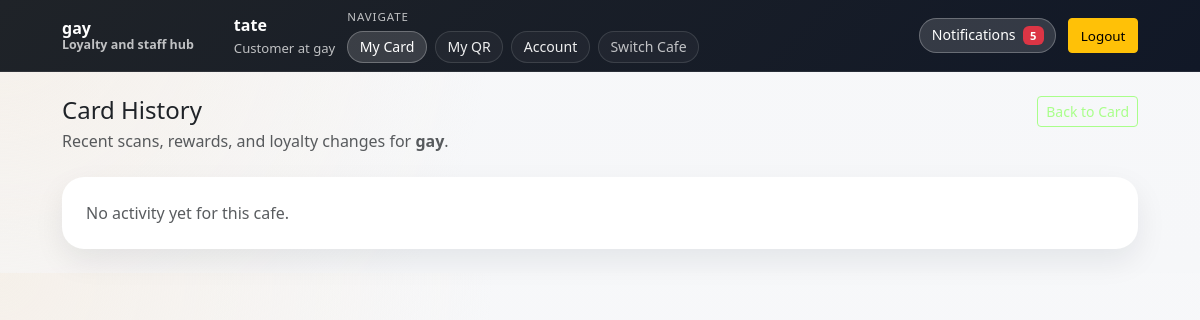
Page /card/history (signed in) on the earlier database version.
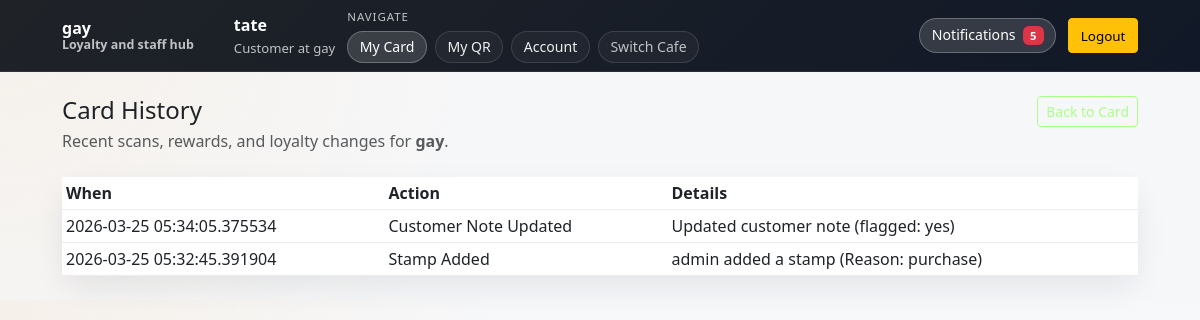
Same page on the later database version.
### models.py (models this page shows)
class Cafe(db.Model):
    __tablename__ = "cafes"
    id = db.Column(db.Integer, primary_key=True)
    name = db.Column(db.String(120), nullable=False)
    slug = db.Column(db.String(80), unique=True, nullable=False, index=True)
    is_active = db.Column(db.Boolean, nullable=False, default=True)
    created_at = db.Column(db.DateTime, nullable=False, default=datetime.utcnow)
    logo_url = db.Column(db.String(500), nullable=True)
    accent_color = db.Column(db.String(20), nullable=False, default="#6f4e37")
    secondary_color = db.Column(db.String(20), nullable=False, default="#f5ede3")
    theme_mode = db.Column(db.String(20), nullable=False, default="light")   # light | dark | coffee | modern
    card_style = db.Column(db.String(20), nullable=False, default="rounded") # rounded | minimal | bold
    settings = db.relationship(
        "CafeSettings",
        back_populates="cafe",
        uselist=False,
        cascade="all, delete-orphan",
    )
    members = db.relationship(
        "CafeMember",
        back_populates="cafe",
        cascade="all, delete-orphan",
    )
    loyalty_cards = db.relationship(
        "LoyaltyCard",
        back_populates="cafe",
        cascade="all, delete-orphan",
    )
    activity_logs = db.relationship(
        "ActivityLog",
        back_populates="cafe",
        cascade="all, delete-orphan",
    )
    invites = db.relationship(
        "StaffInvite",
        back_populates="cafe",
        cascade="all, delete-orphan",
    )
    reward_tiers = db.relationship(
        "RewardTier",
        back_populates="cafe",
        cascade="all, delete-orphan",
        order_by="RewardTier.points_required.asc()",
    )

class User(db.Model):
    __tablename__ = "users"
    id = db.Column(db.Integer, primary_key=True)
    username = db.Column(db.String(40), unique=True, nullable=False, index=True)
    email = db.Column(db.String(255), unique=True, nullable=False, index=True)
    password_hash = db.Column(db.String(255), nullable=False)
    is_active = db.Column(db.Boolean, nullable=False, default=True)
    is_global_admin = db.Column(db.Boolean, nullable=False, default=False)
    qr_token = db.Column(
        db.String(64),
        unique=True,
        nullable=False,
        default=lambda: secrets.token_urlsafe(32),
    )
    created_at = db.Column(db.DateTime, nullable=False, default=datetime.utcnow)
    memberships = db.relationship(
        "CafeMember",
        back_populates="user",
        cascade="all, delete-orphan",
    )
    loyalty_cards = db.relationship(
        "LoyaltyCard",
        back_populates="user",
        cascade="all, delete-orphan",
    )
    notifications = db.relationship(
        "Notification",
        back_populates="user",
        cascade="all, delete-orphan",
    )
    password_reset_tokens = db.relationship(
        "PasswordResetToken",
        back_populates="user",
        cascade="all, delete-orphan",
    )
    activity_as_actor = db.relationship(
        "ActivityLog",
        foreign_keys="ActivityLog.actor_user_id",
        back_populates="actor_user",
        cascade="all, delete-orphan",
    )
    activity_as_target = db.relationship(
        "ActivityLog",
        foreign_keys="ActivityLog.target_user_id",
        back_populates="target_user",
        cascade="all, delete-orphan",
    )

class ActivityLog(db.Model):
    __tablename__ = "activity_logs"
    id = db.Column(db.Integer, primary_key=True)
    cafe_id = db.Column(db.Integer, db.ForeignKey("cafes.id"), nullable=False, index=True)
    actor_user_id = db.Column(db.Integer, db.ForeignKey("users.id"), nullable=True, index=True)
    target_user_id = db.Column(db.Integer, db.ForeignKey("users.id"), nullable=False, index=True)
    action = db.Column(db.String(40), nullable=False, index=True)
    stamp_delta = db.Column(db.Integer, nullable=False, default=0)
    points_delta = db.Column(db.Integer, nullable=False, default=0)
    note = db.Column(db.String(255), nullable=True)
    created_at = db.Column(db.DateTime, nullable=False, default=datetime.utcnow, index=True)
    cafe = db.relationship("Cafe", back_populates="activity_logs")
    actor_user = db.relationship("User", foreign_keys=[actor_user_id], back_populates="activity_as_actor")
    target_user = db.relationship("User", foreign_keys=[target_user_id], back_populates="activity_as_target")

### app.py (the view)
    @app.get("/card/history")
    @require_login
    @require_cafe_selected
    def card_history():
        u = current_user()
        cafe = current_cafe()
        history = (
            ActivityLog.query
            .filter_by(cafe_id=cafe.id, target_user_id=u.id)
            .order_by(ActivityLog.created_at.desc())
            .limit(100)
            .all()
        )
        return render_template("card_history.html", history=history)

### app.py (called while the page is built, shortened)
def ensure_global_settings() -> GlobalSettings:
    settings = db.session.get(GlobalSettings, 1)
    if settings:
        return settings
    settings = GlobalSettings(id=1)
    db.session.add(settings)
    db.session.commit()
    return settings

def ensure_email_settings() -> EmailSettings:
    settings = db.session.get(EmailSettings, 1)
    if settings:
        return settings

### templates/card_history.html
{% extends "base.html" %}
{% block content %}
<div class="d-flex justify-content-between align-items-start flex-wrap gap-3 mb-4">
  <div>
    <h1 class="h4 mb-1">Card History</h1>
    <p class="text-muted mb-0">Recent scans, rewards, and loyalty changes for <strong>{{ active_cafe.name }}</strong>.</p>
  </div>
  <a class="btn btn-outline-primary btn-sm" href="{{ url_for('card') }}">Back to Card</a>
</div>
<div class="card shadow-sm border-0">
  <div class="card-body p-0">
    {% if history %}
      <div class="table-responsive">
        <table class="table table-sm align-middle mb-0">
          <thead>
            <tr>
              <th>When</th>
              <th>Action</th>
              <th>Details</th>
            </tr>
          </thead>
          <tbody>
            {% for item in history %}
              <tr>
                <td>{{ item.created_at }}</td>
                <td>{{ item.action.replace('_', ' ').title() }}</td>
                <td>{{ item.note or 'No details' }}</td>
              </tr>
            {% endfor %}
          </tbody>
        </table>
      </div>
    {% else %}
      <div class="p-4 text-muted">No activity yet for this cafe.</div>
    {% endif %}
  </div>
</div>
{% endblock %}

### templates/base.html (shortened to what this page needs)
<!doctype html>
<html lang="en">
<head>
<link href="https://cdn.jsdelivr.net/npm/bootstrap@5.3.3/dist/css/bootstrap.min.css" rel="stylesheet">
</head>
<body class="theme-{{ active_cafe.theme_mode if active_cafe else 'light' }} card-{{ active_cafe.card_style if active_cafe else 'rounded' }}">
<nav class="navbar navbar-expand-lg navbar-dark sticky-top">
<div class="container main-container">
<a class="navbar-brand fw-semibold" href="{{ url_for('index') }}">
<span class="brand-copy">
<span class="brand-title">{{ active_cafe.name if active_cafe else (global_settings.site_name if global_settings else 'Coffee Loyalty') }}</span>
<span class="brand-subtitle">
{% if active_cafe %}
Loyalty and staff hub
{% else %}
Cafe rewards and team tools
{% endif %}
</span>
</span>
</a>
<div class="collapse navbar-collapse" id="navMenu">
<div class="nav-layout ms-lg-4">
{% if me %}
<div class="nav-cluster">
<div class="nav-status" aria-label="Current account">
<strong>{{ me.username }}</strong>
<span>
{% if me_is_admin %}
Global admin
{% elif me_membership %}
{{ me_membership.role|capitalize }} at {{ active_cafe.name if active_cafe else 'selected cafe' }}
{% elif active_cafe %}
Customer at {{ active_cafe.name }}
{% else %}
Signed in
{% endif %}
</span>
</div>
<div class="nav-stack" aria-label="Workspace navigation">
<div class="nav-group-label">Navigate</div>
<div class="nav-menu-group">
{% if active_cafe %}
<a class="nav-chip {% if request.endpoint in ['card', 'card_history', 'open_card'] %}active{% endif %}"
href="{{ url_for('open_card', cafe_id=active_cafe.id) }}"
aria-current="{% if request.endpoint in ['card', 'card_history'] %}page{% endif %}">
My Card
</a>
{% endif %}
{% if active_cafe %}
<a class="nav-chip {% if request.endpoint == 'my_qr' %}active{% endif %}"
href="{{ url_for('my_qr') }}"
aria-current="{% if request.endpoint == 'my_qr' %}page{% endif %}">
My QR
</a>
{% endif %}
<a class="nav-chip {% if request.endpoint == 'account' %}active{% endif %}"
href="{{ url_for('account') }}"
aria-current="{% if request.endpoint == 'account' %}page{% endif %}">
Account
</a>
<a class="nav-chip nav-chip-muted {% if request.endpoint == 'select_cafe' %}active{% endif %}"
href="{{ url_for('select_cafe') }}"
aria-current="{% if request.endpoint == 'select_cafe' %}page{% endif %}">
Switch Cafe
</a>
</div>
</div>
</div>
<div class="nav-cluster justify-content-lg-end">
<div class="dropdown">
<button class="nav-chip nav-dropdown-toggle {% if unread_notifications %}active{% endif %}"
type="button"
data-bs-toggle="dropdown"
aria-expanded="false"
aria-label="Notifications">
Notifications
{% if unread_notifications %}
<span class="badge bg-danger notification-badge">
{{ unread_notifications|length }}
</span>
{% endif %}
</button>
</div>
<form method="post"
action="{{ url_for('logout') }}"
class="m-0">
<button class="btn btn-warning btn-sm">Logout</button>
</form>
</div>
{% endif %}
</div>
</div>
</div>
</nav>
<main class="container main-container py-4" id="main-content" tabindex="-1">
{% block content %}{% endblock %}
</main>
</body>
</html>

Differences in the rows shown:
added ActivityLog: created_at "2026-03-25 05:34:05.375534", action.replace "Customer Note Updated", note "Updated customer note (flagged: yes)"
added ActivityLog: created_at "2026-03-25 05:32:45.391904", action.replace "Stamp Added", note "admin added a stamp (Reason: purchase)"
Other differences:
text no longer shown: "No activity yet for this cafe."
text now shown: "When Action Details"
